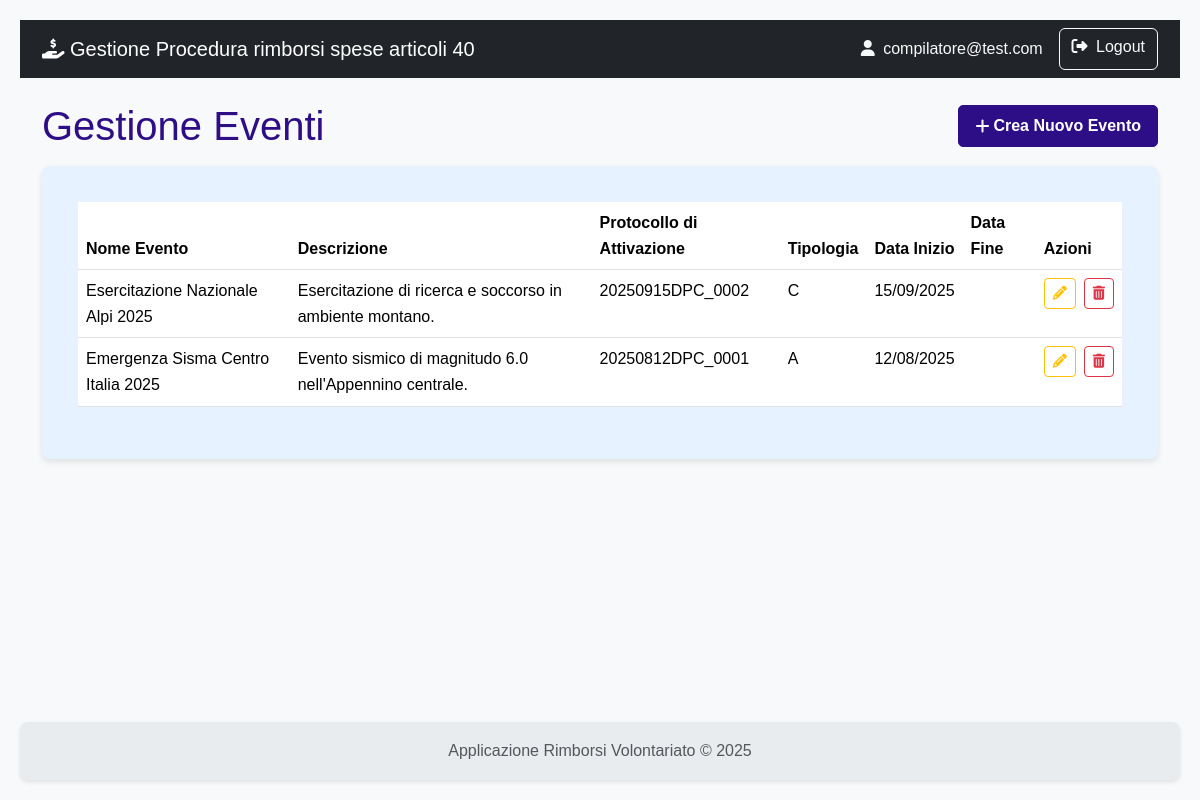
Page /istruttoria/gestione_eventi (signed in) on the committed database.
### rimborsi/models.py (models this page shows)
class User(db.Model, UserMixin):
    id = db.Column(db.Integer, primary_key=True)
    username = db.Column(db.String(80), nullable=False)
    email = db.Column(db.String(120), nullable=False)
    password_hash = db.Column(db.String(120), nullable=False)
    role = db.Column(db.String(20), nullable=False)
    organizzazioni = db.relationship('Organizzazione', secondary=associazione_utente_organizzazione, back_populates='utenti_compilatori')
    __table_args__ = (
        db.UniqueConstraint('username', name='uq_user_username'),
        db.UniqueConstraint('email', name='uq_user_email'),
    )

class Evento(db.Model):
    id = db.Column(db.Integer, primary_key=True)
    protocollo_attivazione = db.Column(db.String(50), unique=True)
    nome = db.Column(db.String(100), nullable=False)
    descrizione = db.Column(db.Text)
    tipologia = db.Column(db.String(1), nullable=False)
    data_inizio = db.Column(db.Date)
    data_fine = db.Column(db.Date)
    richieste = db.relationship('Richiesta', backref='evento', lazy=True)
    __table_args__ = (db.UniqueConstraint('protocollo_attivazione', name='uq_evento_protocollo_attivazione'),)

### rimborsi/istruttoria/routes.py (the view)
@istruttoria_bp.route('/gestione_eventi')
@login_required
def gestione_eventi():
    eventi = Evento.query.order_by(Evento.data_inizio.desc()).all()
    return render_template('istruttoria/gestione_eventi.html', eventi=eventi)

### rimborsi/templates/istruttoria/gestione_eventi.html (shortened to what this page needs)
{% extends 'base.html' %}
{% block content %}
    <div class="d-flex justify-content-between align-items-center mb-3">
        <h1 class="mb-0">Gestione Eventi</h1>
        <a href="{{ url_for('istruttoria.crea_evento') }}" class="btn btn-primary"><i class="fas fa-plus me-1"></i> Crea Nuovo Evento</a>
    </div>
    <div class="card shadow-sm">
        <div class="card-body">
            <table class="table table-hover">
                <thead>
                    <tr>
                        <th>Nome Evento</th>
                        <th>Descrizione</th>
                        <th>Protocollo di Attivazione</th>
                        <th>Tipologia</th>
                        <th>Data Inizio</th>
                        <th>Data Fine</th>
                        <th>Azioni</th>
                    </tr>
                </thead>
                   <tbody>
                    {% for evento in eventi %}
                    <tr>
                        <td>{{ evento.nome }}</td>
                        <td>{{ evento.descrizione }}</td>
                        <td>{{ evento.protocollo_attivazione }}</td>
                        <td>
                            {% if evento.tipologia == 'N' %}
                                Nazionale
                            {% elif evento.tipologia == 'R' %}
                                Regionale
                            {% elif evento.tipologia == 'P' %}
                                Provinciale
                            {% elif evento.tipologia == 'L' %}
                                Locale
                            {% else %}
                                {{ evento.tipologia }}
                            {% endif %}
                        </td>
                        <td>{{ evento.data_inizio.strftime('%d/%m/%Y') if evento.data_inizio else '' }}</td>
                        <td>{{ evento.data_fine.strftime('%d/%m/%Y') if evento.data_fine else '' }}</td>
                        <td>
                            <div class="d-flex gap-2">
                                <a href="{{ url_for('istruttoria.modifica_evento', evento_id=evento.id) }}" class="btn btn-outline-warning btn-sm" title="Modifica evento">
                                    <i class="fas fa-pencil-alt"></i>
                                </a>
                                <form action="{{ url_for('istruttoria.cancella_evento', evento_id=evento.id) }}" method="POST" style="display:inline;">
                                    <button type="submit" class="btn btn-outline-danger btn-sm" onclick="return confirm('Sei sicuro di voler eliminare questo evento?');" title="Elimina evento">
                                        <i class="fas fa-trash-alt"></i>
                                    </button>
                                </form>
                            </div>
                        </td>
                    </tr>
                    {% else %}
                    <tr>
                        <td colspan="7" class="text-center">Nessun evento trovato.</td>
                    </tr>
                    {% endfor %}
                </tbody>
            </table>
        </div>
    </div>
{% endblock %}

### rimborsi/templates/base.html (shortened to what this page needs)
<!doctype html>
<html lang="it" class="h-100">
<head>
    <link href="https://cdn.jsdelivr.net/npm/bootstrap@5.3.3/dist/css/bootstrap.min.css" rel="stylesheet" xintegrity="sha384-QWTKZyjpPEjISv5WaRU9OFeRpok6YctnYmDr5pNlyT2bRjXh0JMhjY6hW+ALEwIH">
    <link rel="stylesheet" href="https://cdnjs.cloudflare.com/ajax/libs/font-awesome/6.5.2/css/all.min.css" xintegrity="sha512-SnH5WK+bZxgPHs44uWIX+LLJAJ9/2PkPKZ5QiAj6Ta86w+fsb2TkcmfRyVX3pBnMFcV7oQPJkl9QevSCWr3W6A==" />
    <link rel="stylesheet" href="{{ url_for('static', filename='css/styles.css') }}">
</head>
<body>
    <nav class="navbar navbar-expand-lg navbar-dark bg-dark">
        <div class="container">
            <a class="navbar-brand" href="{{ url_for('auth.index') }}">
                <i class="fas fa-hand-holding-dollar"></i>
                Gestione Procedura rimborsi spese articoli 40
            </a>
            <div class="collapse navbar-collapse" id="navbarNav">
                <div class="d-flex ms-auto">
                    {% if current_user.is_authenticated %}
                        <span class="navbar-text me-3 text-light">
                            <i class="fas fa-user me-1"></i> {{ current_user.email }}
                        </span>
                        <a href="{{ url_for('auth.logout') }}" class="btn btn-outline-light">
                            <i class="fas fa-sign-out-alt me-1"></i> Logout
                        </a>
                    {% else %}
                        <a href="{{ url_for('auth.registrati') }}" class="btn btn-outline-light me-2">Registrati</a>
                        <a href="{{ url_for('auth.login') }}" class="btn btn-outline-light">Login</a>
                    {% endif %}
                </div>
            </div>
        </div>
    </nav>
    <main class="container my-4">
        {% block content %}{% endblock %}
    </main>
    <footer class="footer mt-auto py-3">
        <div class="container text-center">
            <span class="text-muted">Applicazione Rimborsi Volontariato &copy; 2025</span>
        </div>
    </footer>
</body>
</html>

### rimborsi/static/css/styles.css (style rules this page uses)
:root { --color-primary: #2e0e86; --color-primary-hover: #142fca; --color-text-light: #ffffff; --color-card-bg: #e6f2ff; --color-card-text: #00366d; --color-bg: #f4f4f4; --color-text-dark: #333; --color-link: #0055a4; --border-radius: 8px; --box-shadow: 0 2px 4px rgba(0, 0, 0, 0.1); --box-shadow-card: 0 3px 6px rgba(0, 0, 0, 0.1); --transition-standard: all 0.3s ease; }
body { font-family: Arial, sans-serif; background-color: var(--color-bg); color: var(--color-text-dark); margin: 0; padding: 20px; line-height: 1.6; }
h1, h2, h3, h4, h5, h6 { color: var(--color-primary); margin-top: 0; }
a { color: var(--color-link); text-decoration: none; }
.btn-primary { background-color: var(--color-primary) !important; border-color: var(--color-primary) !important; color: var(--color-text-light) !important; font-weight: bold !important; text-decoration: none !important; display: inline-flex !important; align-items: center !important; justify-content: center !important; padding: 0.5rem 1rem !important; border-radius: 5px !important; transition: var(--transition-standard) !important; cursor: pointer; }
.btn-primary i { margin-right: 0.25rem !important; }
.card { flex: 1; background-color: var(--color-card-bg); color: var(--color-card-text); border-radius: var(--border-radius); padding: 20px; box-shadow: var(--box-shadow-card); transition: transform 0.2s ease-in-out; border: none; }
.card-body i { transition: var(--transition-standard); }
.shadow-sm { box-shadow: var(--box-shadow-card) !important; }
.text-center { text-align: center; }
.footer { display: flex; justify-content: left; gap: 20px; background-color: var(--color-primary); padding: 15px 20px; border-radius: var(--border-radius); margin-top: 20px; box-shadow: var(--box-shadow); }

### rimborsi/templates/base.html (style rules this page uses)
body { display: flex; flex-direction: column; min-height: 100vh; background-color: #f8f9fa; }
main { flex: 1; }
.footer { background-color: #e9ecef; }

### rows in the picture
User: email "compilatore@test.com"
Evento: nome "Esercitazione Nazionale Alpi 2025", descrizione "Esercitazione di ricerca e soccorso in ambiente montano.", protocollo_attivazione "20250915DPC_0002", tipologia "C", data_inizio "15/09/2025"
Evento: nome "Emergenza Sisma Centro Italia 2025", descrizione "Evento sismico di magnitudo 6.0 nell'Appennino centrale.", protocollo_attivazione "20250812DPC_0001", tipologia "A", data_inizio "12/08/2025"
